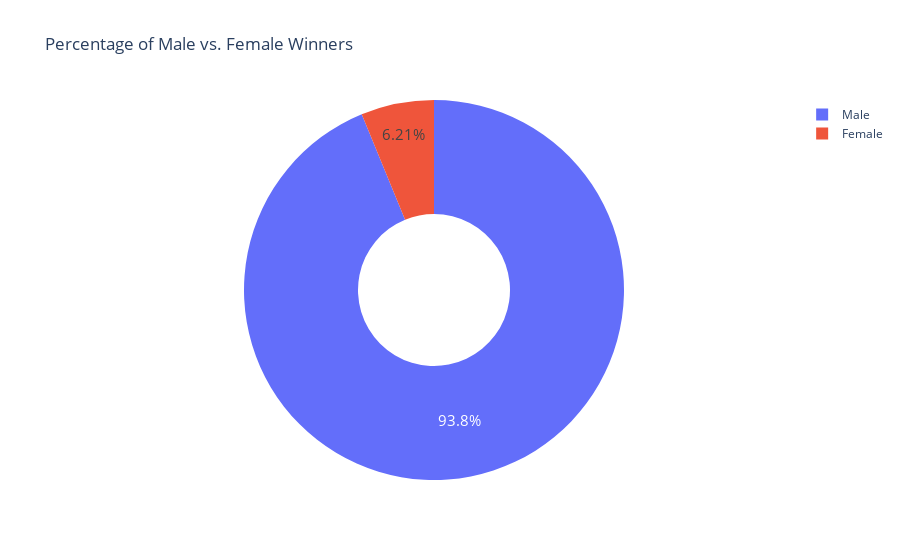

Notebook code cell kept with this figure:
### Code cell
# ploting a pie chart of the number of adwards given to men vs women
biology = df_data.sex.value_counts()
fig = px.pie(labels =biology.index,
            values=biology.values,
             title="Percentage of Male vs. Female Winners",
             names=biology.index,
             hole=0.4,)

fig.update_traces(textposition='inside', textfont_size=15, textinfo='percent')

fig.show()

### Figure 1 — Plotly figure (JSON) as saved in the notebook; plotly's stock layout.template omitted (floating-point values rounded to 4 significant figures)
{"data": [{"domain": {"x": [0, 1], "y": [0, 1]}, "hole": 0.4, "hovertemplate": "label=%{label}<br>value=%{value}<extra></extra>", "labels": ["Male", "Female"], "legendgroup": "", "name": "", "showlegend": true, "textfont": {"size": 15}, "textinfo": "percent", "textposition": "inside", "type": "pie", "values": [876, 58]}], "layout": {"autosize": true, "legend": {"tracegroupgap": 0}, "title": {"text": "Percentage of Male vs. Female Winners"}}}
